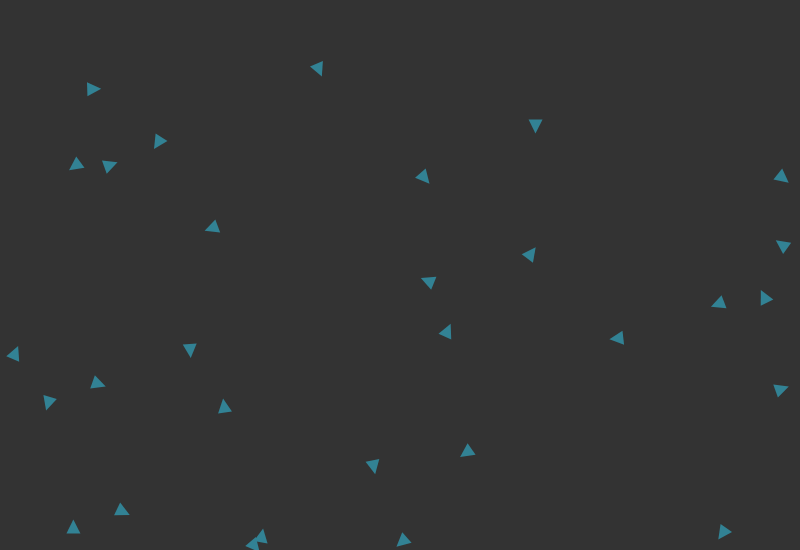
Frame 1 (no input)
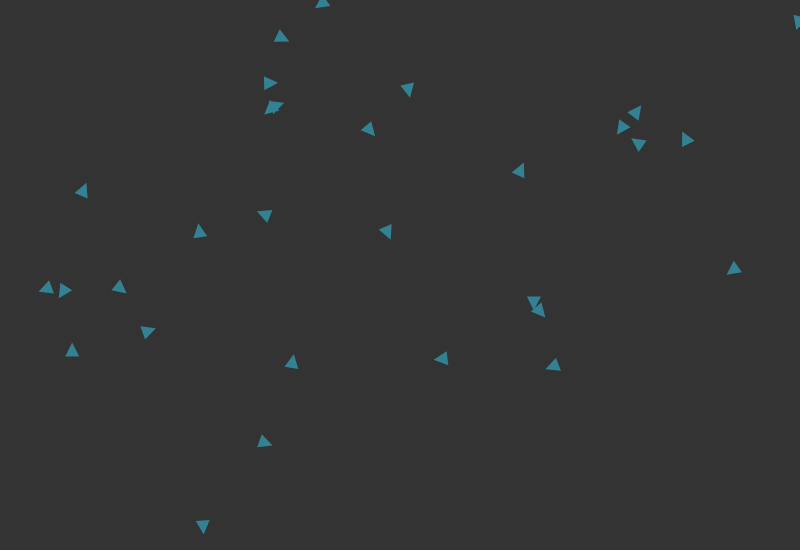
Frame 60 (no input)
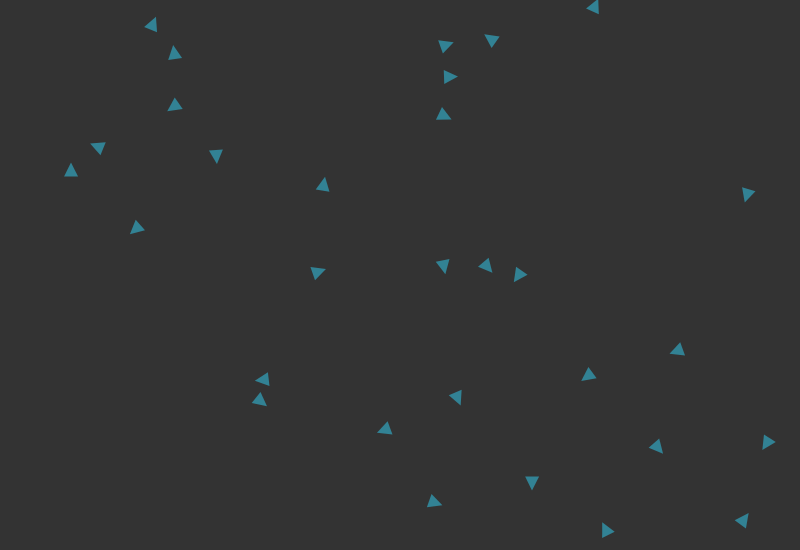
Frame 120 (the mouse pressed at the canvas centre since frame 60)

The p5.js sketch that drew these frames (run headless with seeded random() and noise() and a simulated clock; from frame 60 on, the mouse is pressed at the canvas centre):

// p5.js sketch
// ── sketch.js
var boids = [];

var viewRadius = 50;

function setup() {
  // put setup code here
  createCanvas(800, 550);

  //create Boids
  for(var i = 0; i < 30; i++){
    boids.push(new Boid(Math.random()*width, Math.random()*height));
    boids[i].r = 7;
    boids[i].speed = 3;
    boids[i].heading = Math.random() * 360;
  }
}

function getDistance(x1, y1, x2, y2){
  return Math.sqrt(Math.pow(x1 - x2, 2) + Math.pow(y1 - y2, 2));
}

function getAngle(cx, cy, ex, ey) {
  var dy = ey - cy;
  var dx = ex - cx;
  var theta = Math.atan2(dy, dx); // range (-PI, PI]
  theta *= 180 / Math.PI; // rads to degs, range (-180, 180]
  //if (theta < 0) theta = 360 + theta; // range [0, 360)
  return theta;
}

function draw() {
  // put drawing code here
  background(51);
  for(var i = 0; i < boids.length; i++){
    boids[i].render();
    boids[i].update();
    boids[i].turn();

    //wall detection
    boids[i].pos.x = boids[i].pos.x % 800;
    boids[i].pos.y = boids[i].pos.y % 550;
    if(boids[i].pos.x < 0){
      boids[i].pos.x = 800;
    }
    if(boids[i].pos.y < 0){
      boids[i].pos.y = 550;
    }

    for(var j = 0; j < boids.length; j++){
      if(i != j){
        var obj = {x1: boids[i].pos.x, y1: boids[i].pos.y, x2: boids[j].pos.x, y2: boids[j].pos.y};
        var d = getDistance(obj.x1, obj.y1, obj.x2, obj.y2);
        var rot = getAngle(obj.x1, obj.y1, obj.x2, obj.y2);
        if(d < viewRadius){

        }
      }
    }
  }
}

// ── boid.js
function Boid(x, y){
  this.pos = createVector(x, y);
  this.r = 20;
  this.heading = 0;
  this.rotation = 0;
  this.speed = 10;
  this.isBoosting = false;

  this.update = function() {
    var force = p5.Vector.fromAngle(this.heading);
    this.pos.add(createVector(force.x * this.speed, force.y * this.speed));
    this.rotation *= 0.80;
  }

  this.render = function() {
    push();
    translate(this.pos.x, this.pos.y);
    rotate(this.heading + PI / 2);
    fill("#328294");
    noStroke();
    triangle(-this.r, this.r, this.r, this.r, 0, -this.r);
    pop();
  }

  this.setRotation = function(a) {
    this.rotation = a;
  }

  this.turn = function() {
    this.heading += this.rotation;
  }

}
